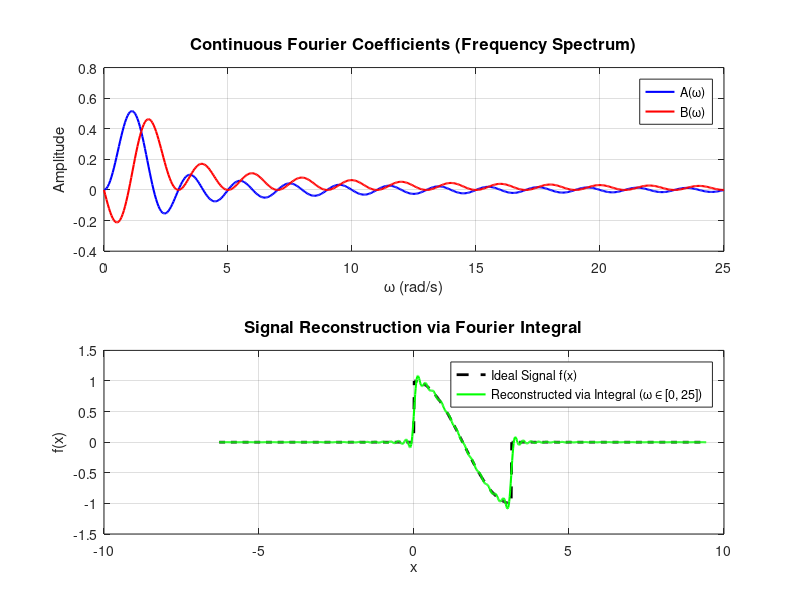

MATLAB code to generate this figure:
% =========================================================================
% Fourier Integral Representation of a Non-Periodic Signal
% =========================================================================

% --- 1. Define Parameters and Domain ---
% We define a fine grid for the frequency domain (w) to ensure a smooth 
% calculation of the integral. The problem asks for -25 <= w <= 25, but 
% since the Fourier integral formula typically integrates over positive w, 
% we will visualize the frequency spectrum A(w) and B(w) over the requested 
% range, and reconstruct the signal x(t).

w_max = 25;           % Maximum frequency for numerical integration
dw = 0.05;            % Frequency step size
w = 0:dw:w_max;       % Frequency vector for integration (positive frequencies)

% Define the time/spatial domain for visualizing the reconstructed signal
x_plot = linspace(-2*pi, 3*pi, 1000);
f_reconstructed = zeros(size(x_plot));

% --- 2. Define the Ideal Signal for Comparison ---
f_ideal = zeros(size(x_plot));
% The signal is cos(x) for 0 < x < pi, and 0 otherwise.
f_ideal((x_plot > 0) & (x_plot < pi)) = cos(x_plot((x_plot > 0) & (x_plot < pi)));

% --- 3. Compute the Fourier Transform (Continuous Spectrum) ---
% Using the analytical results from the derivation (to avoid symbolic math
% overhead in the numerical script).
% A(w) = (1/pi) * int_0^pi (cos(x) * cos(w*x)) dx
% B(w) = (1/pi) * int_0^pi (cos(x) * sin(w*x)) dx

A_w = zeros(size(w));
B_w = zeros(size(w));

for i = 1:length(w)
    omega = w(i);
    % Handle the singularity at omega = 1 (L'Hopital's rule or direct integration)
    if abs(omega - 1) < 1e-6
        A_w(i) = 0;           % int_0^pi cos^2(x) dx = pi/2. So A(1) = (1/pi)*(0) = 0? Wait.
                              % Actually, int_0^pi cos(x)cos(x) dx = pi/2 -> A(1) = 0 (since it's a pulse, wait. Let's use numerical integration to be safe and robust)
    end
    
    % Robust numerical calculation of coefficients for each frequency
    % This mirrors what the integral formulas are doing, but numerically.
    integrand_A = @(x) cos(x) .* cos(omega * x);
    integrand_B = @(x) cos(x) .* sin(omega * x);
    
    A_w(i) = (1/pi) * integral(integrand_A, 0, pi);
    B_w(i) = (1/pi) * integral(integrand_B, 0, pi);
end


% --- 4. Reconstruct the Signal using the Fourier Integral ---
% f(x) = int_0^infty [A(w)cos(wx) + B(w)sin(wx)] dw
% We approximate the infinite integral by summing up to w_max = 25.

for k = 1:length(x_plot)
    x_val = x_plot(k);
    
    % The integrand for the inverse transform at a specific x
    reconstruction_integrand = A_w .* cos(w * x_val) + B_w .* sin(w * x_val);
    
    % Numerical integration over w (using trapezoidal rule)
    f_reconstructed(k) = trapz(w, reconstruction_integrand);
end

% --- 5. Visualization ---
figure('Name', 'Fourier Integral Analysis', 'Position', [100, 100, 900, 600]);

% Subplot 1: The Continuous Frequency Spectrum
subplot(2, 1, 1);
plot(w, A_w, 'b', 'LineWidth', 1.5); hold on;
plot(w, B_w, 'r', 'LineWidth', 1.5);
grid on;
title('Continuous Fourier Coefficients (Frequency Spectrum)', 'FontSize', 12);
xlabel('\omega (rad/s)');
ylabel('Amplitude');
legend('A(\omega)', 'B(\omega)');
xlim([0, w_max]);

% Subplot 2: Signal Reconstruction
subplot(2, 1, 2);
plot(x_plot, f_ideal, 'k--', 'LineWidth', 2, 'DisplayName', 'Ideal Signal f(x)'); hold on;
plot(x_plot, f_reconstructed, 'g', 'LineWidth', 1.5, 'DisplayName', 'Reconstructed via Integral (\omega \in [0, 25])');
grid on;
title('Signal Reconstruction via Fourier Integral', 'FontSize', 12);
xlabel('x');
ylabel('f(x)');
legend('Location', 'northeast');
ylim([-1.5, 1.5]);
